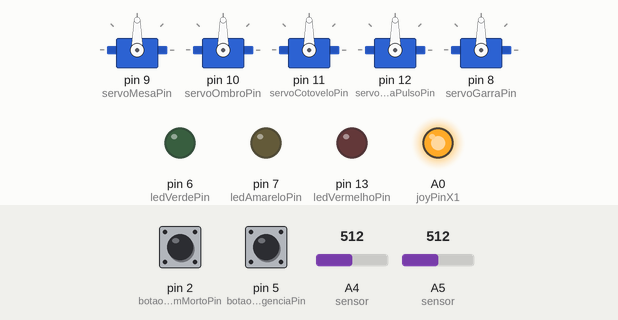
Bench run of a sketch on a simulated Arduino Uno, built with avr-gcc and run on an emulated ATmega328P. Parts: 5 × servo, output pins drawn as LEDs (lit = HIGH). The inputs (shaded band) are chosen by the test bench; at power-on: pin 2 (botaoHomemMortoPin) LOW, pin 5 (botaoEmergenciaPin) LOW, A4 (sensor) = 512, A5 (sensor) = 512.

Above: at 0.1 s.
At 1.1 s:
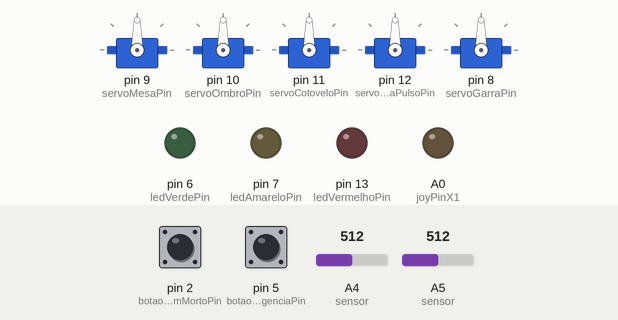
At 32.05 s:
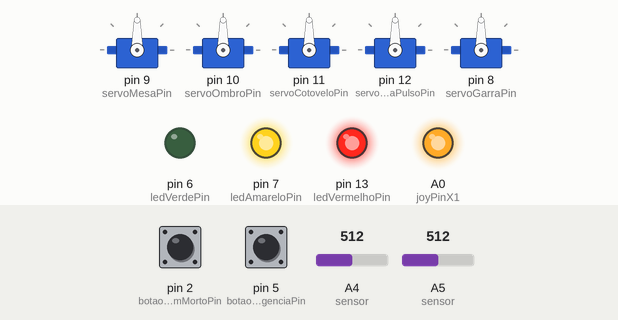
At 32.8 s:
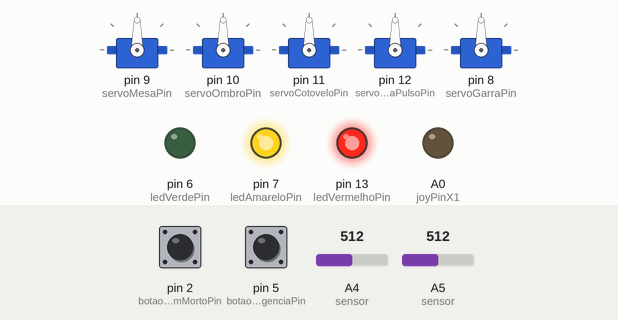
At 33.4 s:
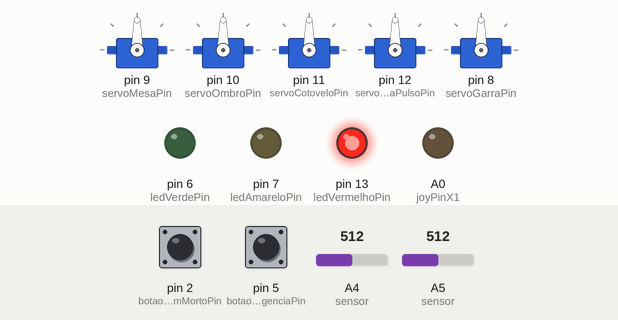
Timing chart, 0 to 34.9 s (numbered marks = the images above):
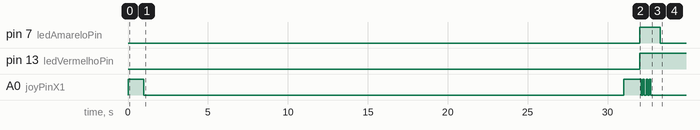

The sketch:

arm-b0.075.190.ino
```cpp
#include <Servo.h>

// Pinos para os servos
const int servoMesaPin = 9;
const int servoOmbroPin = 10;
const int servoCotoveloPin = 11;
const int servoGarraPulsoPin = 12;
const int servoGarraPin = 8;

// Pinos para os joysticks e botões.
const int joyPinX1 = A0;
const int joyPinY1 = A1;
const int joyPinX2 = A2;
const int joyPinY2 = A3;

//Variáveis dos botões de segurança.
const int botaoHomemMortoPin = 2;
const int botaoGarraClosePin = 3;
const int botaoGarraOpenPin = 4;
const int botaoEmergenciaPin = 5;

//variáveis para iluminação e de comunicação .
const int ledVerdePin = 6;
const int ledAmareloPin = 7;
const int ledVermelhoPin = 13;
const int buzzerPin = 14;  // Importante verificar se este pino está correto

// Objetos Servo
Servo servoMesa;
Servo servoOmbro;
Servo servoCotovelo;
Servo servoGarraPulso;
Servo servoGarra;

unsigned long ultimaLeituraGarra;
bool garraTravada = false;

void setup() {
  // Configuração dos pinos dos servos
  servoMesa.attach(servoMesaPin);
  servoOmbro.attach(servoOmbroPin);
  servoCotovelo.attach(servoCotoveloPin);
  servoGarraPulso.attach(servoGarraPulsoPin);
  servoGarra.attach(servoGarraPin);

  // Configuração dos pinos dos joysticks e botões
  pinMode(joyPinX1, INPUT);
  pinMode(joyPinY1, INPUT);
  pinMode(joyPinX2, INPUT);
  pinMode(joyPinY2, INPUT);
  pinMode(botaoHomemMortoPin, INPUT);
  pinMode(botaoGarraClosePin, INPUT);
  pinMode(botaoGarraOpenPin, INPUT);
  pinMode(botaoEmergenciaPin, INPUT);
  pinMode(ledVerdePin, OUTPUT);
  pinMode(ledAmareloPin, OUTPUT);
  pinMode(ledVermelhoPin, OUTPUT);
  pinMode(buzzerPin, OUTPUT);

  digitalWrite(ledVerdePin, LOW);
  digitalWrite(ledAmareloPin, LOW);
  digitalWrite(ledVermelhoPin, LOW);
  digitalWrite(buzzerPin, LOW);

  Serial.begin(9600);
}

//Leitura condicional do homem-morto

void loop() {
  int estadoBotaoHomemMorto = digitalRead(botaoHomemMortoPin);
  if (estadoBotaoHomemMorto == HIGH) {
    digitalWrite(ledVerdePin, HIGH);
    controlarServos();
  } else {
    digitalWrite(ledVerdePin, LOW);
    travarGarra();
    delay(30000);  // Bloqueia comandos por 30 segundos
  }

  verificarGarra();
  verificarEmergencia();
  verificarEnergia();
}

//leitura da posição dos joystick e controle da garra.

void controlarServos() {
  int joyValX1 = analogRead(joyPinX1);
  int joyValY1 = analogRead(joyPinY1);
  int joyValX2 = analogRead(joyPinX2);
  int joyValY2 = analogRead(joyPinY2);

  if (digitalRead(botaoGarraClosePin) == HIGH) {
    servoGarra.write(map(joyValX2, 0, 1023, 0, 180));
    ultimaLeituraGarra = millis();
  } else if (digitalRead(botaoGarraOpenPin) == HIGH) {
    servoGarra.write(map(joyValX1, 0, 1023, 0, 180));
    ultimaLeituraGarra = millis();
  }

  // Controle dos demais servos.
  servoMesa.write(map(joyValX1, 0, 1023, 0, 180));
  servoOmbro.write(map(joyValY1, 0, 1023, 0, 180));
  servoCotovelo.write(map(joyValX2, 0, 1023, 0, 180));
  servoGarraPulso.write(map(joyValY2, 0, 1023, 0, 180));
}

void travarGarra() {
  if (!garraTravada) {
    servoGarra.detach();
    garraTravada = true;
    digitalWrite(buzzerPin, HIGH);
    delay(1000);
    digitalWrite(buzzerPin, LOW);
  }
}


//verificação de segurança - impactos e excesso de força.
void verificarGarra() {
  if (millis() - ultimaLeituraGarra > 300) {
    servoGarra.detach();
    digitalWrite(buzzerPin, HIGH);
    delay(1000);
    digitalWrite(buzzerPin, LOW);
  }
}

//leitura condicional do status de emergência analógica.
void verificarEmergencia() {
  if (digitalRead(botaoEmergenciaPin) == HIGH) {
    servoMesa.detach();
    servoOmbro.detach();
    servoCotovelo.detach();
    servoGarraPulso.detach();
    servoGarra.detach();
    delay(30000);
    garraTravada = false;
  }
}

//leitura das fontes de energia e consumo.

void verificarEnergia() {
  int tensao = analogRead(A4); // Leitura do sensor de tensão
  int corrente = analogRead(A5); // Leitura do sensor de corrente

  float tensaoReal = tensao * (5.0 / 1023.0);
  float correnteReal = corrente * (5.0 / 1023.0);

  if (tensaoReal < 5.0) {
    digitalWrite(ledVermelhoPin, HIGH);
    operarModoSeguranca();
  } else {
    digitalWrite(ledVermelhoPin, LOW);
  }
}


//modo de segurança condicional de manuseio da máquina em emergência.
void operarModoSeguranca() {
  digitalWrite(ledAmareloPin, HIGH);
  for (int i = 0; i < 4; i++) {
    digitalWrite(buzzerPin, HIGH);
    delay(100);
    digitalWrite(buzzerPin, LOW);
    delay(100);
  }

  // Operação de um servo por vez
  servoMesa.attach(servoMesaPin);
  delay(100);
  servoOmbro.attach(servoOmbroPin);
  delay(100);
  servoCotovelo.attach(servoCotoveloPin);
  delay(100);
  servoGarraPulso.attach(servoGarraPulsoPin);
  delay(100);
  servoGarra.attach(servoGarraPin);
  delay(100);

  digitalWrite(ledAmareloPin, LOW);
}
```

Measured:
- by itself, pin 7 (ledAmareloPin): LOW → HIGH at 32.0 s, → LOW 1.3 s later
- by itself, pin 13 (ledVermelhoPin): LOW → HIGH at 32.0 s
- by itself, A0 (joyPinX1): goes HIGH 1.0 s, LOW 30.0 s, HIGH 1.1 s, 3 × (LOW 0.10 s, HIGH 0.10 s), then LOW
